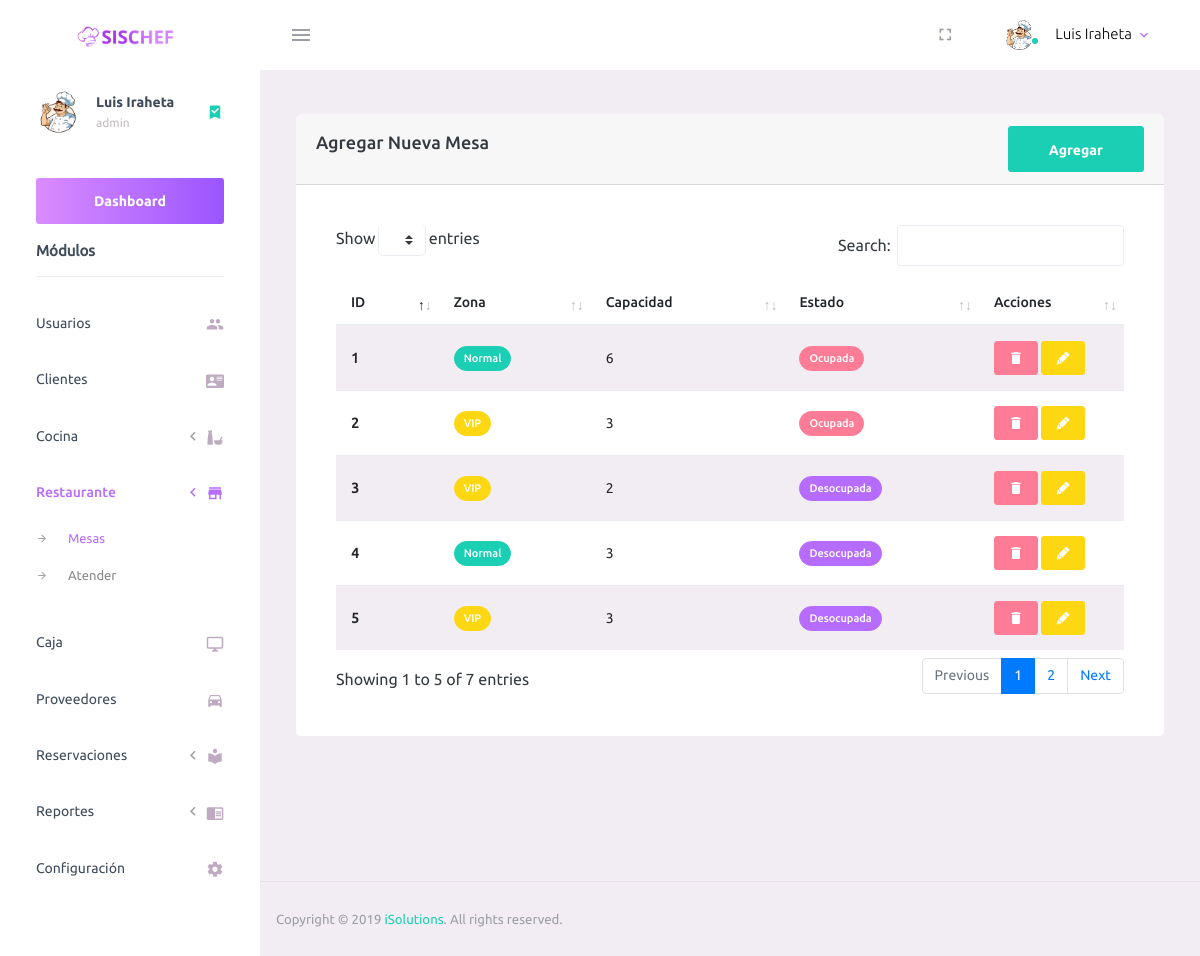
The app's page /admin/mesas.php (signed in), older data.
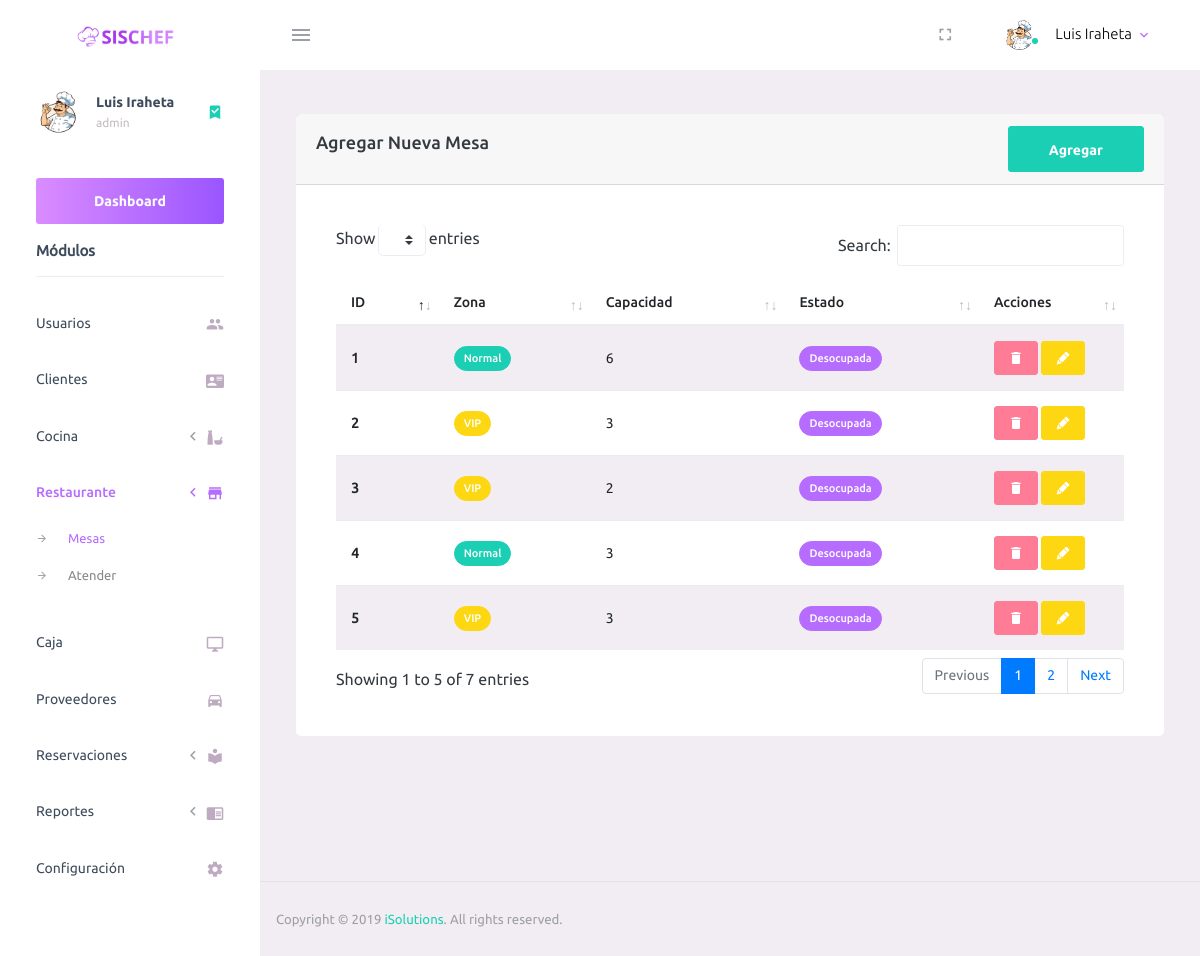
The same page, newer data.
### tables this page shows
CREATE TABLE `mesas` (
  `id` int(11) NOT NULL,
  `tipo` smallint(6) NOT NULL,
  `capacidad` smallint(6) NOT NULL,
  `estado` smallint(6) NOT NULL
);

### admin/mesas.php (the view, shortened to what this page needs)
<?php include_once("./template/_header.php");?>
        <div class="main-panel">
          <div class="content-wrapper">
              <div class="row">
                  <div class="col-md-12">
                  <div class="card">
						<div class="card-header">
							<div class="d-flex align-items-center">
								<h4 class="card-title">Agregar Nueva Mesa</h4>
								<button class="btn btn-success btn-round ml-auto" data-toggle="modal" data-target="#addRowModal">
									Agregar
								</button>
							</div>
						</div>
						<div class="card-body">
							<div class="table-responsive">
								<table id="add-row" class="display table table-striped table-hover">
									<thead>
										<tr>
											<th>ID</th>
											<th>Zona</th>
											<th>Capacidad</th>
											<th>Estado</th>
											<th width="100">Acciones</th>
										</tr>
									</thead>
									<tbody>
										<?php
										$sql = "SELECT * FROM mesas";
										$ejecutar = $conexion->query($sql);
										while ($reg = $ejecutar->fetch_assoc()) {
											echo "<tr>";
											echo "<th scope='row'>" . ($reg["id"])  . "</th>";
											$retVal = ($reg["tipo"]=='1') ? "<span class='badge badge-pill badge-success'>Normal<span>" : "<span class='badge badge-pill badge-warning'>VIP<span>" ;
											echo "<td>" . $retVal . "</td>";
											echo "<td>" . ($reg["capacidad"]) . "</td>";
											$retVal1 = ($reg["estado"]=='0') ? "<span class='badge badge-pill badge-primary'>Desocupada<span>" : "<span class='badge badge-pill badge-danger'>Ocupada<span>" ;
											echo "<td>" . $retVal1. "</td>";
											?>
											<td>
												<a name="edit" value="Delete" id="<?php echo $reg["id"]; ?>" class="btn btn-danger btn-sm delete_data"><i style="color:white !important;" class='mdi mdi-delete'></i></a>
												<a name="edit" value="Edit" id="<?php echo $reg["id"]; ?>" class="btn btn-warning btn-sm edit_data"><i style="color:white !important;" class='mdi mdi-lead-pencil'></i></a></td>
											</tr>
										<?php  }
										?>
									</tbody>
								</table>
							</div>
						</div>
					</div>
                  </div>
              </div>
          </div>
<?php  include_once("./template/_footer.php") ?>

Row changes from the older to the newer data that the page shows:
changed mesas id 1: estado "Ocupada" → "Desocupada"
changed mesas id 2: estado "Ocupada" → "Desocupada"
